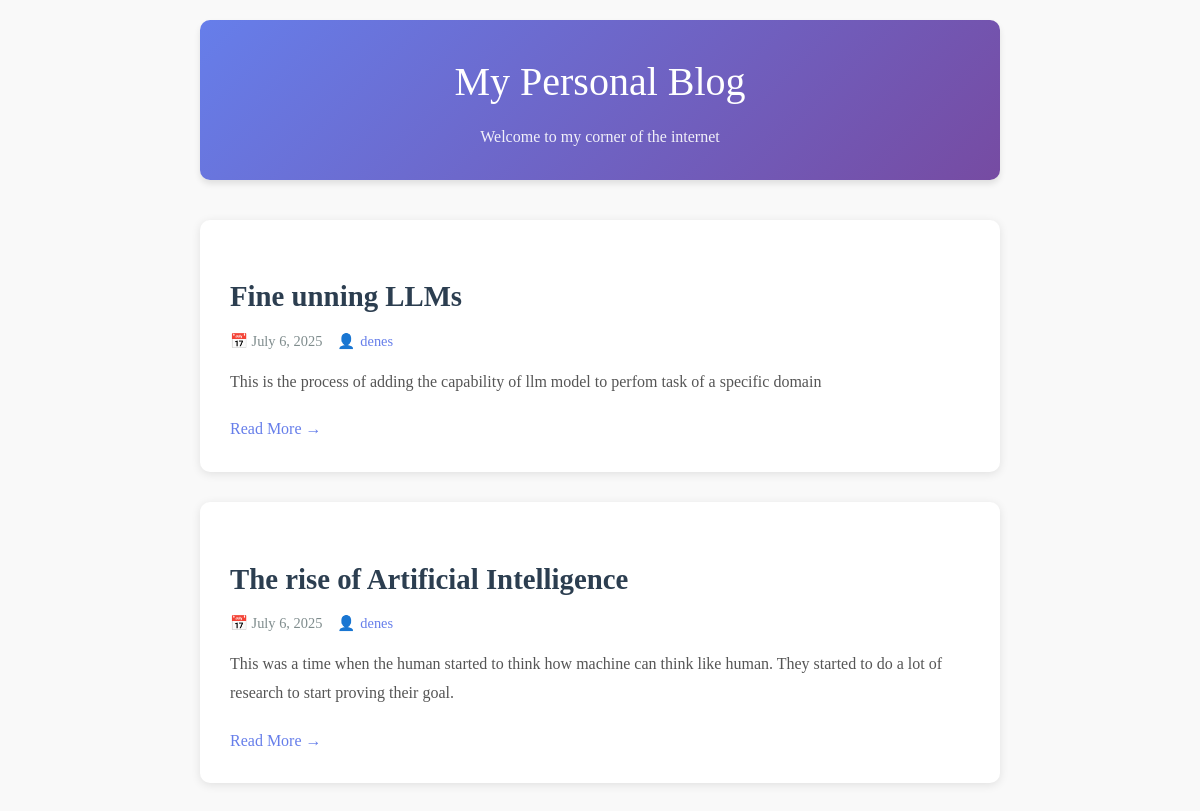
/blog/, run on an earlier commit of the app's database.
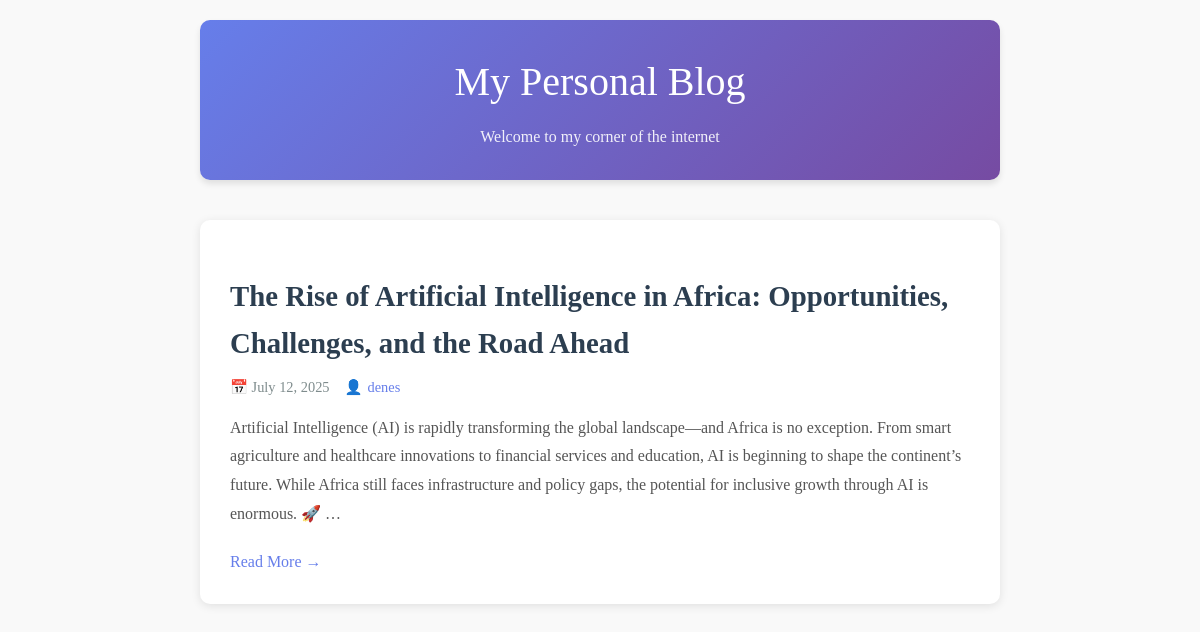
And on a later commit of the database.
### blogapp/models.py (models this page shows, shortened)
class Post(models.Model):
    title = models.CharField(
        max_length=200,
        help_text="The title of your blog post"
    )
    content = models.TextField(
        help_text="The main content of your blog post"
    )
    author = models.ForeignKey(
        User,
        on_delete=models.CASCADE,
        help_text="The author of this post"
    )
    created_date = models.DateTimeField(
        default=timezone.now,
        help_text="When the post was created"
    )
    published_date = models.DateTimeField(
        blank=True,
        null=True,
        help_text="When the post was published (can be empty for drafts)"
    )
    slug = models.SlugField(
        max_length=200,
        unique=True,
        help_text="URL-friendly version of the title"
    )
    STATUS_CHOICES = [
        ('draft', 'Draft'),
        ('published', 'Published'),
    ]
    status = models.CharField(
        max_length=10,
        choices=STATUS_CHOICES,
        default='draft',
        help_text="Post status: draft or published"
    )
    excerpt = models.TextField(
        max_length=300,
        blank=True,
        help_text="Short description of the post (optional)"
    )
    class Meta:
        ordering = ['-created_date']  # Most recent posts first
        verbose_name = "Blog Post"
        verbose_name_plural = "Blog Posts"

### blogapp/views.py (the view)
# urls.py: 2. Add a URL to urlpatterns:  path('', views.home, name='home')
def home(request):
    posts = Post.objects.filter(status='published').order_by('-created_date')
    context = {
        'posts': posts
    }
    return render(request, 'blogapp/home.html', context)

### blogapp/templates/blogapp/home.html (shortened to what this page needs)
<!DOCTYPE html>
<html lang="en">
<head>
</head>
<body>
    <div class="header">
        <h1>My Personal Blog</h1>
        <p>Welcome to my corner of the internet</p>
    </div>
    <main>
        {% if posts %}
            {% for post in posts %}
                <article class="post-container">
                    <h2 class="post-title">
                        <a href="{% url 'blogapp:post_detail' post.slug %}">{{ post.title }}</a>
                    </h2>
                    <div class="post-meta">
                        <span>
                            📅 {{ post.created_date|date:"F j, Y" }}
                        </span>
                        <span>
                            👤 <a href="{% url 'blogapp:posts_by_author' post.author.username %}" style="color: #667eea; text-decoration: none;">{{ post.author.username }}</a>
                        </span>
                    </div>
                    <div class="post-content">
                        {{ post.content|truncatewords:50 }}
                    </div>
                    <a href="{% url 'blogapp:post_detail' post.slug %}" class="read-more">
                        Read More →
                    </a>
                </article>
            {% endfor %}
        {% endif %}
    </main>
</body>
</html>

### blogapp/templates/blogapp/home.html (style rules this page uses)
body { font-family: 'Georgia', serif; max-width: 800px; margin: 0 auto; padding: 20px; line-height: 1.6; color: #333; background-color: #f9f9f9; }
.header { text-align: center; margin-bottom: 40px; padding: 30px 0; background: linear-gradient(135deg, #667eea 0%, #764ba2 100%); color: white; border-radius: 10px; box-shadow: 0 4px 6px rgba(0,0,0,0.1); }
.header h1 { margin: 0; font-size: 2.5em; font-weight: 300; }
.header p { margin: 10px 0 0 0; opacity: 0.9; }
.post-container { background: white; margin-bottom: 30px; padding: 30px; border-radius: 10px; box-shadow: 0 2px 10px rgba(0,0,0,0.1); transition: transform 0.3s ease; }
.post-title { color: #2c3e50; margin-bottom: 10px; font-size: 1.8em; font-weight: 600; }
.post-title a { color: inherit; text-decoration: none; }
.post-meta { color: #7f8c8d; font-size: 0.9em; margin-bottom: 15px; display: flex; gap: 15px; }
.post-meta span { display: flex; align-items: center; gap: 5px; }
.post-content { color: #555; line-height: 1.8; margin-bottom: 20px; }
.read-more { color: #667eea; text-decoration: none; font-weight: 500; display: inline-flex; align-items: center; gap: 5px; }

What changed in the data, as far as the page shows it:
removed Post: title "Fine unning LLMs", created_date "July 6, 2025", author.username "denes", content "This is the process of adding the capability of llm model to perfom task of a specific domain"
removed Post: title "The rise of Artificial Intelligence", created_date "July 6, 2025", author.username "denes", content "This was a time when the human started to think how machine can think like human. They started to do a lot of research to start proving their goal."
added Post: title "The Rise of Artificial Intelligence in Africa: Opportunities, Challenges, and the Road Ahead", created_date "July 12, 2025", author.username "denes", content "Artificial Intelligence (AI) is rapidly transforming the global landscape—and Africa is no exception. From smart agriculture and healthcare innovations to financial services and education, AI is beginning to shape the continent’s future. While Africa still faces infrastructure and policy gaps, the potential for inclusive growth through AI is enormous. 🚀 …"
